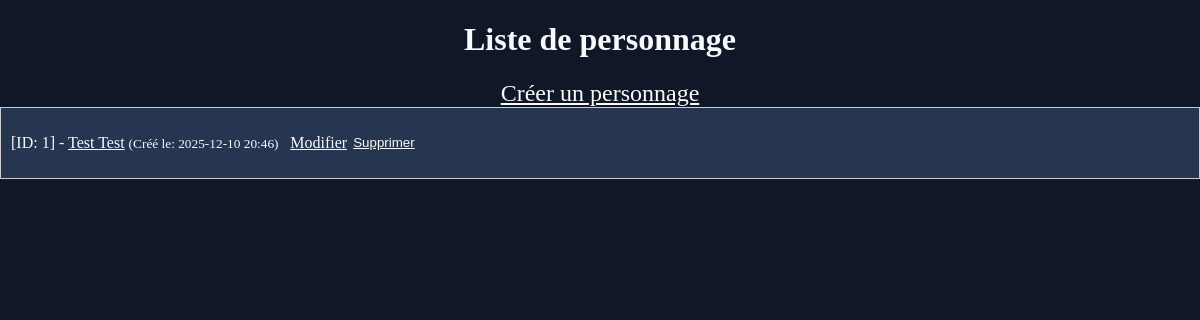
Before: / with the older database file.
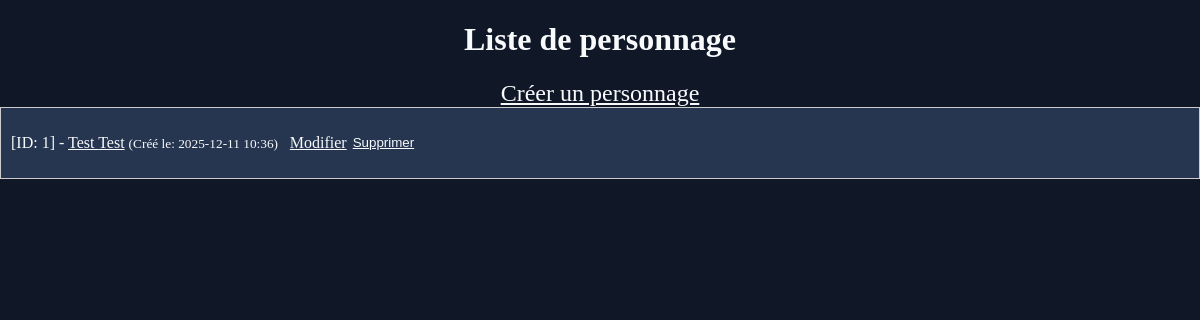
After: the same page with the newer database file.
### app.py (models this page shows, shortened)
class Character(db.Model):
    id = db.Column(db.Integer, primary_key=True)
    last_name = db.Column(db.String(200), nullable=False, default='Doe')
    name = db.Column(db.String(200), nullable=False, default='John')
    age = db.Column(db.Integer, nullable=False, default=20)
    race = db.Column(db.String(200), nullable=False, default='Humain')
    social_class = db.Column(db.String(200), nullable=False, default='Plébien')
    talent = db.Column(db.String(200), nullable=False, default='Aucun')
    adventurer_rank = db.Column(db.String(200), nullable=False, default='Aucun')
    strength = db.Column(db.String(200), nullable=False, default='E')
    speed = db.Column(db.String(200), nullable=False, default='E')
    resistance = db.Column(db.String(200), nullable=False, default='E')
    sword_style = db.Column(db.String(200), nullable=False, default='Aucun')
    smith_rank = db.Column(db.String(200), nullable=False, default='/')
    alchemy_rank = db.Column(db.String(200), nullable=False, default='/')
    mana_reserve = db.Column(db.String(200), nullable=False, default='Très faible')
    mana_zone = db.Column(db.String(200), nullable=False, default='/')
    magic_mastery = db.Column(db.String(2000), nullable=False, default='/')
    date_created = db.Column(db.DateTime, default=datetime.utcnow)
    skills = db.relationship('Skill', backref='owner', lazy='dynamic', cascade="all, delete-orphan")
    items = db.relationship('Item', backref='owner', lazy='dynamic', cascade="all, delete-orphan")

### app.py (the view)
@app.route("/", methods=["GET"])
def index():
    characters = Character.query.order_by(Character.date_created.desc()).all()
    return render_template("index.html", characters = characters)

### templates/index.html (shortened to what this page needs)
<!DOCTYPE html>
<html lang="fr">
<head>
    <link rel="stylesheet" href="{{ url_for('static', filename='css/style.css') }}">
</head>
<body>
    <h1 class="title">Liste de personnage</h1>
    <a href="{{ url_for('create')}}" class="create_button">Créer un personnage</a>
    {% for character in characters %}
        <div class="character_div">
            <p class="character-content">
                [ID: {{ character.id }}] - <a href="{{url_for('details', id=character.id)}}">{{ character.last_name }} {{character.name }}</a>
                <small>(Créé le: {{ character.date_created.strftime('%Y-%m-%d %H:%M') }})</small>
            </p>
            <p class="button">
                <a href="{{ url_for('update', id=character.id) }}" class="action-link update-link">Modifier</a>
                <form method="POST" action="{{ url_for('delete', id=character.id) }}" class="delete_button">
                    <button type="submit">Supprimer</button>
                </form>
            </p>
        </div>
    {% endfor %}
</body>
</html>

Changed rows visible on the page:
changed Character "Test": date_created "2025-12-10 20:46" → "2025-12-11 10:36"
